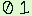

The image is a tile-based game level rendered from a .tmx file. Its description and complete source (layers, tilesets, objects, tile grids) follow:
An orthogonal 4x2 tile map with 8x8 px tiles, 1 tile layer (Tile Layer 1).

<map version="1.10" tiledversion="1.11.2" orientation="orthogonal" renderorder="right-down" width="4" height="2" tilewidth="8" tileheight="8" infinite="0" nextlayerid="2" nextobjectid="1">
 <tileset firstgid="1" source="binary-tileset.tsx" />
 <layer id="1" name="Tile Layer 1" width="4" height="2">
  <data encoding="csv">
1,2,3,4,
5,6,7,8
</data>
 </layer>
</map>
